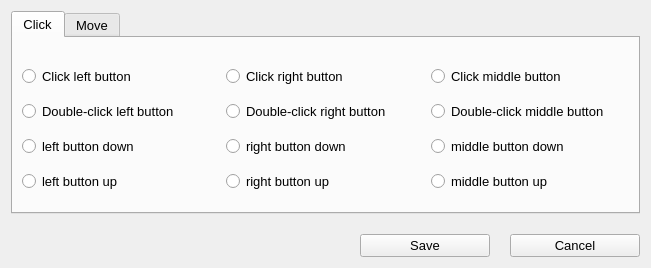
<?xml version="1.0" encoding="UTF-8"?>
<ui version="4.0">
 <class>MouseActionEditDialog</class>
 <widget class="QDialog" name="MouseActionEditDialog">
  <property name="geometry">
   <rect>
    <x>0</x>
    <y>0</y>
    <width>651</width>
    <height>268</height>
   </rect>
  </property>
  <property name="font">
   <font>
    <pointsize>10</pointsize>
   </font>
  </property>
  <property name="windowTitle">
   <string>Dialog</string>
  </property>
  <layout class="QGridLayout" name="gridLayout">
   <property name="verticalSpacing">
    <number>20</number>
   </property>
   <item row="0" column="0">
    <widget class="QTabWidget" name="mouseActionTabWidget">
     <property name="currentIndex">
      <number>0</number>
     </property>
     <widget class="QWidget" name="clickActionTab">
      <attribute name="title">
       <string>Click</string>
      </attribute>
      <layout class="QGridLayout" name="gridLayout_2">
       <property name="topMargin">
        <number>20</number>
       </property>
       <property name="bottomMargin">
        <number>9</number>
       </property>
       <item row="0" column="0">
        <widget class="QRadioButton" name="leftClick">
         <property name="text">
          <string>Click left button</string>
         </property>
        </widget>
       </item>
       <item row="0" column="1">
        <widget class="QRadioButton" name="rightClick">
         <property name="text">
          <string>Click right button</string>
         </property>
        </widget>
       </item>
       <item row="0" column="2">
        <widget class="QRadioButton" name="middleClick">
         <property name="text">
          <string>Click middle button</string>
         </property>
        </widget>
       </item>
       <item row="1" column="0">
        <widget class="QRadioButton" name="leftDclick">
         <property name="text">
          <string>Double-click left button</string>
         </property>
        </widget>
       </item>
       <item row="1" column="1">
        <widget class="QRadioButton" name="rightDclick">
         <property name="text">
          <string>Double-click right button</string>
         </property>
        </widget>
       </item>
       <item row="1" column="2">
        <widget class="QRadioButton" name="middleDclick">
         <property name="text">
          <string>Double-click middle button</string>
         </property>
        </widget>
       </item>
       <item row="2" column="0">
        <widget class="QRadioButton" name="leftDown">
         <property name="text">
          <string>left button down</string>
         </property>
        </widget>
       </item>
       <item row="2" column="1">
        <widget class="QRadioButton" name="rightDown">
         <property name="text">
          <string>right button down</string>
         </property>
        </widget>
       </item>
       <item row="2" column="2">
        <widget class="QRadioButton" name="middleDown">
         <property name="text">
          <string>middle button down</string>
         </property>
        </widget>
       </item>
       <item row="3" column="0">
        <widget class="QRadioButton" name="leftUp">
         <property name="text">
          <string>left button up</string>
         </property>
        </widget>
       </item>
       <item row="3" column="1">
        <widget class="QRadioButton" name="rightUp">
         <property name="text">
          <string>right button up</string>
         </property>
        </widget>
       </item>
       <item row="3" column="2">
        <widget class="QRadioButton" name="middleUp">
         <property name="text">
          <string>middle button up</string>
         </property>
        </widget>
       </item>
      </layout>
     </widget>
     <widget class="QWidget" name="moveActionTab">
      <attribute name="title">
       <string>Move</string>
      </attribute>
      <layout class="QGridLayout" name="gridLayout_3">
       <property name="topMargin">
        <number>20</number>
       </property>
       <item row="1" column="0" colspan="3">
        <layout class="QHBoxLayout" name="horizontalLayout_2">
         <item>
          <widget class="QRadioButton" name="moveTo">
           <property name="minimumSize">
            <size>
             <width>100</width>
             <height>0</height>
            </size>
           </property>
           <property name="text">
            <string>Move to:</string>
           </property>
          </widget>
         </item>
         <item>
          <widget class="QLabel" name="label_2">
           <property name="minimumSize">
            <size>
             <width>25</width>
             <height>0</height>
            </size>
           </property>
           <property name="text">
            <string>X</string>
           </property>
           <property name="alignment">
            <set>Qt::AlignRight|Qt::AlignTrailing|Qt::AlignVCenter</set>
           </property>
          </widget>
         </item>
         <item>
          <widget class="QLineEdit" name="xEdit"/>
         </item>
         <item>
          <widget class="QLabel" name="label_3">
           <property name="minimumSize">
            <size>
             <width>25</width>
             <height>0</height>
            </size>
           </property>
           <property name="text">
            <string>Y</string>
           </property>
           <property name="alignment">
            <set>Qt::AlignRight|Qt::AlignTrailing|Qt::AlignVCenter</set>
           </property>
          </widget>
         </item>
         <item>
          <widget class="QLineEdit" name="yEdit"/>
         </item>
        </layout>
       </item>
       <item row="2" column="0" colspan="6">
        <layout class="QHBoxLayout" name="horizontalLayout_3">
         <item>
          <widget class="QRadioButton" name="moveOffset">
           <property name="minimumSize">
            <size>
             <width>100</width>
             <height>0</height>
            </size>
           </property>
           <property name="text">
            <string>Move offset</string>
           </property>
           <property name="autoExclusive">
            <bool>true</bool>
           </property>
          </widget>
         </item>
         <item>
          <widget class="QLabel" name="label_5">
           <property name="minimumSize">
            <size>
             <width>25</width>
             <height>0</height>
            </size>
           </property>
           <property name="text">
            <string>X</string>
           </property>
           <property name="alignment">
            <set>Qt::AlignRight|Qt::AlignTrailing|Qt::AlignVCenter</set>
           </property>
          </widget>
         </item>
         <item>
          <widget class="QLineEdit" name="xOffsetEdit"/>
         </item>
         <item>
          <widget class="QLabel" name="label_4">
           <property name="minimumSize">
            <size>
             <width>70</width>
             <height>0</height>
            </size>
           </property>
           <property name="text">
            <string>pixels</string>
           </property>
          </widget>
         </item>
         <item>
          <widget class="QLabel" name="label_6">
           <property name="minimumSize">
            <size>
             <width>25</width>
             <height>0</height>
            </size>
           </property>
           <property name="text">
            <string>Y</string>
           </property>
           <property name="alignment">
            <set>Qt::AlignRight|Qt::AlignTrailing|Qt::AlignVCenter</set>
           </property>
          </widget>
         </item>
         <item>
          <widget class="QLineEdit" name="yOffsetEdit"/>
         </item>
         <item>
          <widget class="QLabel" name="label_7">
           <property name="minimumSize">
            <size>
             <width>70</width>
             <height>0</height>
            </size>
           </property>
           <property name="text">
            <string>pixels</string>
           </property>
          </widget>
         </item>
        </layout>
       </item>
       <item row="3" column="0">
        <layout class="QHBoxLayout" name="horizontalLayout_4">
         <item>
          <widget class="QRadioButton" name="scrollUp">
           <property name="minimumSize">
            <size>
             <width>100</width>
             <height>0</height>
            </size>
           </property>
           <property name="text">
            <string>Scroll up</string>
           </property>
           <property name="autoExclusive">
            <bool>true</bool>
           </property>
          </widget>
         </item>
         <item>
          <widget class="QLineEdit" name="scrollUpEdit"/>
         </item>
         <item>
          <widget class="QLabel" name="label_8">
           <property name="minimumSize">
            <size>
             <width>80</width>
             <height>0</height>
            </size>
           </property>
           <property name="text">
            <string>wheel steps</string>
           </property>
          </widget>
         </item>
         <item>
          <widget class="QRadioButton" name="scrollDown">
           <property name="minimumSize">
            <size>
             <width>110</width>
             <height>0</height>
            </size>
           </property>
           <property name="text">
            <string>Scroll down</string>
           </property>
           <property name="autoExclusive">
            <bool>true</bool>
           </property>
          </widget>
         </item>
         <item>
          <widget class="QLineEdit" name="scrollDownEdit"/>
         </item>
         <item>
          <widget class="QLabel" name="label_9">
           <property name="minimumSize">
            <size>
             <width>80</width>
             <height>0</height>
            </size>
           </property>
           <property name="text">
            <string>wheel steps</string>
           </property>
          </widget>
         </item>
        </layout>
       </item>
      </layout>
     </widget>
    </widget>
   </item>
   <item row="3" column="0">
    <layout class="QHBoxLayout" name="horizontalLayout">
     <property name="spacing">
      <number>20</number>
     </property>
     <item>
      <spacer name="horizontalSpacer">
       <property name="orientation">
        <enum>Qt::Horizontal</enum>
       </property>
       <property name="sizeHint" stdset="0">
        <size>
         <width>40</width>
         <height>20</height>
        </size>
       </property>
      </spacer>
     </item>
     <item>
      <widget class="QPushButton" name="ok">
       <property name="minimumSize">
        <size>
         <width>130</width>
         <height>0</height>
        </size>
       </property>
       <property name="text">
        <string>Save</string>
       </property>
       <property name="autoDefault">
        <bool>false</bool>
       </property>
      </widget>
     </item>
     <item>
      <widget class="QPushButton" name="cancel">
       <property name="minimumSize">
        <size>
         <width>130</width>
         <height>0</height>
        </size>
       </property>
       <property name="text">
        <string>Cancel</string>
       </property>
       <property name="autoDefault">
        <bool>false</bool>
       </property>
      </widget>
     </item>
    </layout>
   </item>
  </layout>
 </widget>
 <resources/>
 <connections/>
</ui>
